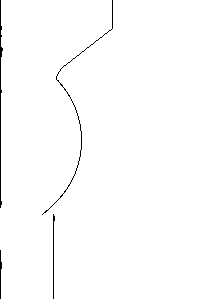
#> input picture PNG_To_Instructions/tst.png, 210 x 299 px
$ python PNG_To_Instructions.py
#> lines starting #> are read from the running program, lines starting #| are printed output that depends on the picture
## image size 210 width by 299 height a millimeter grid is had.
## 60 mm across 80 mm up
## to skip the cut on a line place a black pixel in the first column
import matplotlib.pyplot as plt
import matplotlib.image as mpimg
import numpy as np
import csv

fpi = 'tst.png'
fpo = 'out.png'

toolprfl = [4, 4, 4, 4, 5, 7, 9, 11, 12, 14, 15, 17, 19, 20, 22, 24, 25, 27, 29, 30, 32, 34, 35, 37, 38, 40, 42, 43, 45, 47, 47, 47, 47, 47, 47, 47, 47, 47, 47, 47, 47, 47, 47, 47, 47, 47, 47, 47, 47, 47, 47, 47, 47, 47, 47, 47, 47, 47, 47, 47, 47, 47, 47, 47, 47, 47, 47, 47, 47, 47, 47, 47, 47, 47, 47, 47, 47, 47, 47, 47, 47, 47, 47, 47, 47, 47, 47, 47, 47, 47]

cimg = mpimg.imread(fpi)
#> cimg is the input picture: shape (299, 210, 3) float32; min 0, max 1, mean 0.99
img = np.zeros((299,210), dtype = int)
omtrx = np.zeros((299,210,3), dtype = int)

dpth = list()
cls = list()
clstf = list()
for i in range(cimg.shape[0]):
    for j in range(cimg.shape[1]):
        img[i,j] = int(85*(cimg[i,j,0] + cimg[i,j,1] + cimg[i,j,2]))
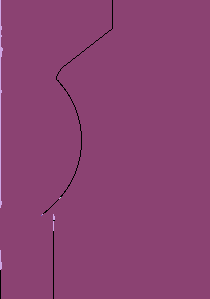
#> img: shape (299, 210) int64; 5 distinct labels, from 0 to 255; one colour per label, 0 black

for i in range(img.shape[0]):
    find = False
    for j in range(img.shape[1]):
        if img[i,j] < 128:
            dpth.append(j)
            find = True
            break
    if find == False:
        dpth.append(210)

for i in range(0,299):
    bcls = False
    for j in range (0,89):
        if i-j > 0 and dpth[i] != 0:
            if dpth[i] - dpth[i-j] >= toolprfl[j] - 1 and dpth[i-j] != 0:
                bcls = True

    if bcls == True:
        cls.append(i)

    clstf.append(bcls)

print()
print("Tool Colisions at:")
print(cls)

for i in range(299):
    for j in range(210):
        if dpth[i] > j and dpth[i] != 0:
            if clstf[i] == True:
                omtrx[i,j,0] = 255
                omtrx[i,j,1] = 200
                omtrx[i,j,2] = 200
            else:
                omtrx[i,j,:] = 255
        else:
            if clstf[i] == True:
                omtrx[i,j,0] = 200
                omtrx[i,j,1] = 0
                omtrx[i,j,2] = 0
            else:
                omtrx[i,j,:] = 0

        if dpth[i] == 0:
            omtrx[i,j,0] = 200
            omtrx[i,j,1] = 255
            omtrx[i,j,2] = 200

#> (the run stopped early here; a loop or call above may not have finished)
